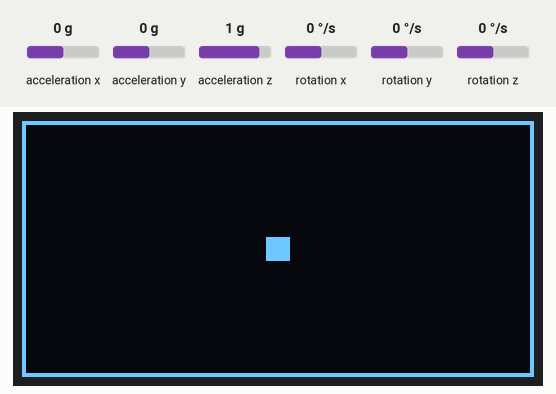
The sketch below on a simulated ESP32. Shown: 128×64 one-colour display. Inputs (shaded band) come from the test bench; at power-on: acceleration x 0 g, acceleration y 0 g, acceleration z 1 g, rotation x 0 °/s, rotation y 0 °/s, rotation z 0 °/s.

Above: at 8.8 s.
8.9 s: acceleration x set to -1.4 g
At 10.5 s:
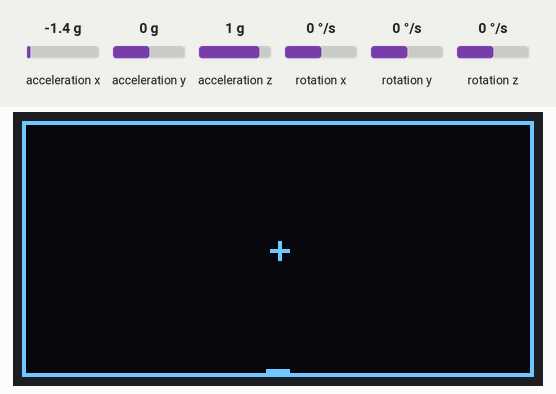
10.7 s: acceleration y set to -1.4 g
At 12.3 s:
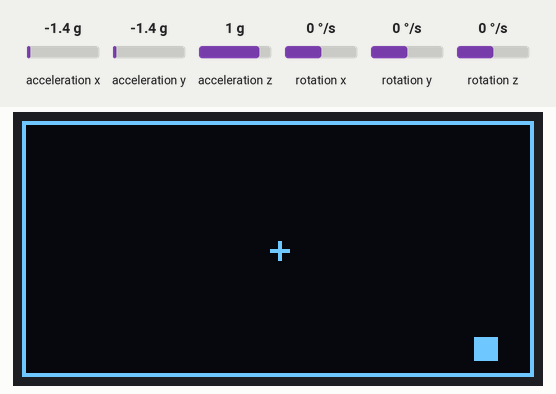
12.5 s: acceleration z set to -1.4 g
At 13.7 s:
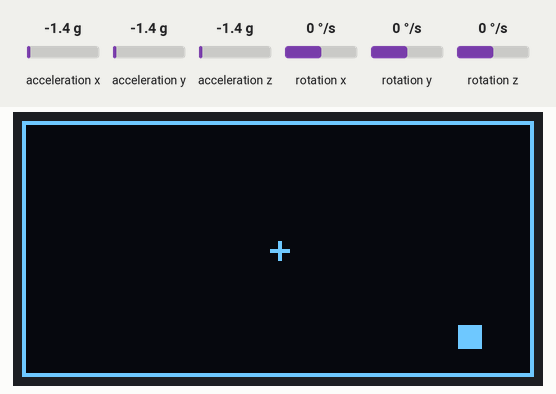
14.1 s: acceleration x set to -0.8 g
At 15.8 s:
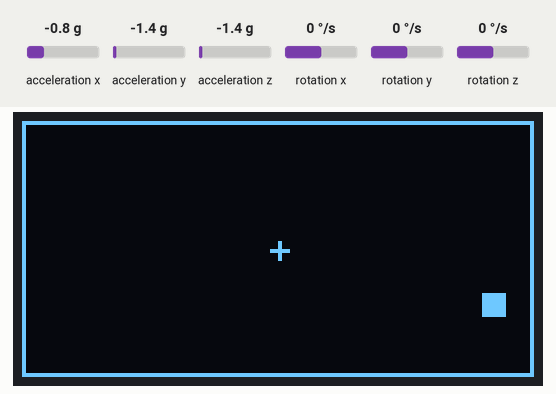
Timing chart, 0 to 16.9 s (numbered marks = the images above; inputs shaded):
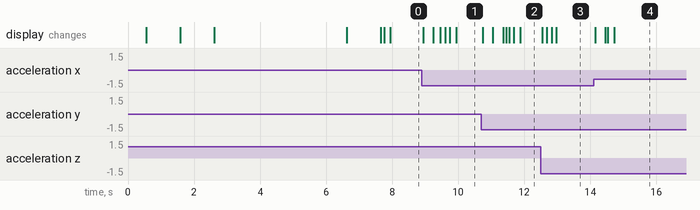

Measured:
- after the input at 8.9 s, the display: first changes at once (image 1 shows a later state)
- after the input at 10.7 s, the display: first changes at once (image 2 shows a later state)
- after the input at 12.5 s, the display: first changes at once (image 3 shows a later state)
- after the input at 14.1 s, the display: first changes after 0.06 s (image 4 shows a later state)

The sketch:

schematik_esp32_mpu6050_floatind_square.ino
```cpp
#include <Wire.h>
#include <Adafruit_GFX.h>
#include <Adafruit_SSD1306.h>
#include <MPU6050_tockn.h>

#define SCREEN_WIDTH 128
#define SCREEN_HEIGHT 64
#define OLED_RESET -1

#define SDA_PIN 8
#define SCL_PIN 9

Adafruit_SSD1306 display(SCREEN_WIDTH, SCREEN_HEIGHT, &Wire, OLED_RESET);
MPU6050 mpu6050(Wire);

float boxX = 64;
float boxY = 32;

void showMessage(String msg)
{
  display.clearDisplay();
  display.setTextSize(1);
  display.setTextColor(SSD1306_WHITE);
  display.setCursor(20, 28);
  display.println(msg);
  display.display();
}

void setup()
{
  Wire.begin(SDA_PIN, SCL_PIN);
  delay(500);

  if (!display.begin(SSD1306_SWITCHCAPVCC, 0x3C))
  {
    while (1);
  }

  showMessage("OLED OK");
  delay(1000);

  Wire.beginTransmission(0x68);
  if (Wire.endTransmission() != 0)
  {
    showMessage("MPU NOT FOUND");
    while (1);
  }

  showMessage("MPU FOUND");
  delay(1000);

  mpu6050.begin();

  showMessage("CALIBRATING");
  delay(1000);

  mpu6050.calcGyroOffsets(true);

  showMessage("READY");
  delay(1000);
}

void loop()
{
  mpu6050.update();

  // Read tilt angles
// Read tilt angles
float angleX = mpu6050.getAngleX();
float angleY = mpu6050.getAngleY();

// Correct axis orientation
int targetX = map((int)angleX, -45, 45, 122, 0);
int targetY = map((int)angleY, -45, 45, 0, 58);
  // Smooth movement
  boxX = boxX * 0.85 + targetX * 0.15;
  boxY = boxY * 0.85 + targetY * 0.15;

  display.clearDisplay();

  // Draw border
  display.drawRect(0, 0, 128, 64, SSD1306_WHITE);

  // Draw center marker
  display.drawLine(62, 32, 66, 32, SSD1306_WHITE);
  display.drawLine(64, 30, 64, 34, SSD1306_WHITE);

  // Draw moving square
  display.fillRect((int)boxX, (int)boxY, 6, 6, SSD1306_WHITE);

  display.display();

  delay(20);
}
```
